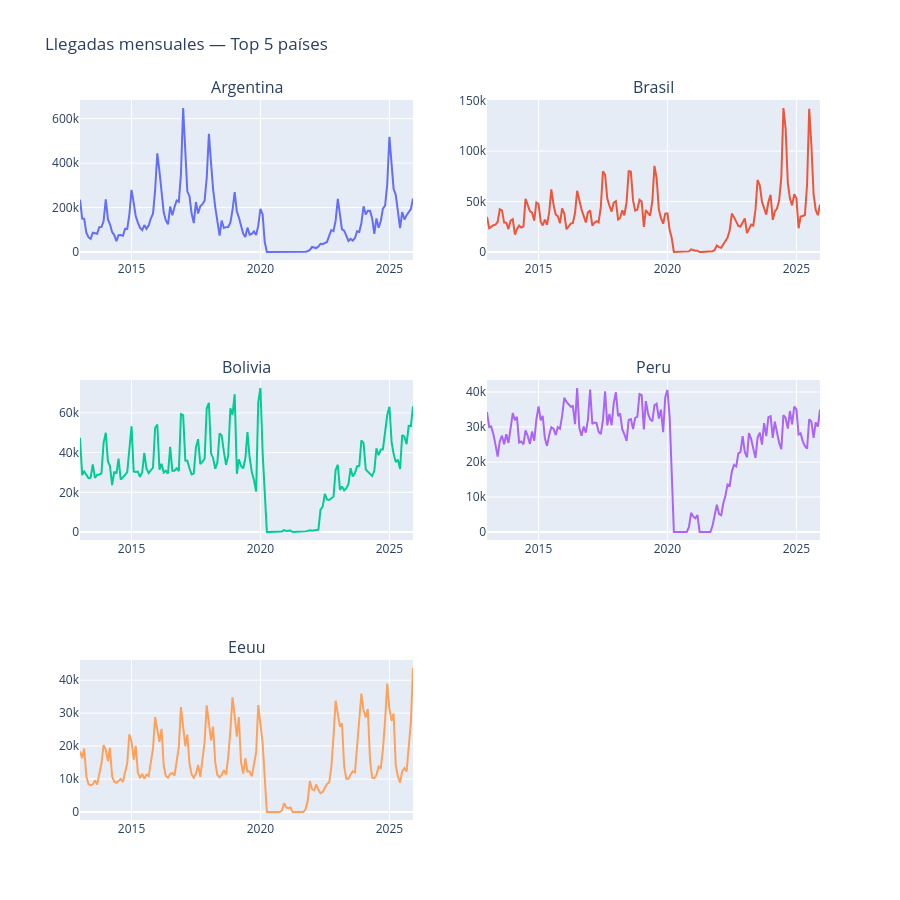

The cell this chart's notebook holds for it:
### Code cell
from plotly.subplots import make_subplots

fig = make_subplots(rows=3, cols=2, subplot_titles=list(top5_country.index))

for i, country in enumerate(top5_country.index):
    row = i // 2 + 1
    col = i % 2 + 1
    ts = build_series(df, country=country)
    fig.add_trace(go.Scatter(x=ts.index, y=ts.values, name=country, showlegend=False), row=row, col=col)

fig.update_layout(height=900, title="Llegadas mensuales — Top 5 países")
fig.show()

### Figure 1 — Plotly figure (JSON) as saved in the notebook; plotly's stock layout.template omitted (floating-point values rounded to 4 significant figures; data arrays with more than 128 entries replaced by an {"elided": "..."} marker saying what was removed)
{"data": [{"name": "Argentina", "showlegend": false, "type": "scatter", "x": {"elided": "156 str values"}, "xaxis": "x", "y": {"elided": "156 float values"}, "yaxis": "y"}, {"name": "Brasil", "showlegend": false, "type": "scatter", "x": {"elided": "156 str values"}, "xaxis": "x2", "y": {"elided": "156 float values"}, "yaxis": "y2"}, {"name": "Bolivia", "showlegend": false, "type": "scatter", "x": {"elided": "156 str values"}, "xaxis": "x3", "y": {"elided": "156 float values"}, "yaxis": "y3"}, {"name": "Peru", "showlegend": false, "type": "scatter", "x": {"elided": "156 str values"}, "xaxis": "x4", "y": {"elided": "156 float values"}, "yaxis": "y4"}, {"name": "Eeuu", "showlegend": false, "type": "scatter", "x": {"elided": "156 str values"}, "xaxis": "x5", "y": {"elided": "156 float values"}, "yaxis": "y5"}], "layout": {"annotations": [{"font": {"size": 16}, "showarrow": false, "text": "Argentina", "x": 0.225, "xanchor": "center", "xref": "paper", "y": 1, "yanchor": "bottom", "yref": "paper"}, {"font": {"size": 16}, "showarrow": false, "text": "Brasil", "x": 0.775, "xanchor": "center", "xref": "paper", "y": 1, "yanchor": "bottom", "yref": "paper"}, {"font": {"size": 16}, "showarrow": false, "text": "Bolivia", "x": 0.225, "xanchor": "center", "xref": "paper", "y": 0.6111, "yanchor": "bottom", "yref": "paper"}, {"font": {"size": 16}, "showarrow": false, "text": "Peru", "x": 0.775, "xanchor": "center", "xref": "paper", "y": 0.6111, "yanchor": "bottom", "yref": "paper"}, {"font": {"size": 16}, "showarrow": false, "text": "Eeuu", "x": 0.225, "xanchor": "center", "xref": "paper", "y": 0.2222, "yanchor": "bottom", "yref": "paper"}], "height": 900, "title": {"text": "Llegadas mensuales — Top 5 países"}, "xaxis": {"anchor": "y", "domain": [0, 0.45]}, "xaxis2": {"anchor": "y2", "domain": [0.55, 1]}, "xaxis3": {"anchor": "y3", "domain": [0, 0.45]}, "xaxis4": {"anchor": "y4", "domain": [0.55, 1]}, "xaxis5": {"anchor": "y5", "domain": [0, 0.45]}, "xaxis6": {"anchor": "y6", "domain": [0.55, 1]}, "yaxis": {"anchor": "x", "domain": [0.7778, 1]}, "yaxis2": {"anchor": "x2", "domain": [0.7778, 1]}, "yaxis3": {"anchor": "x3", "domain": [0.3889, 0.6111]}, "yaxis4": {"anchor": "x4", "domain": [0.3889, 0.6111]}, "yaxis5": {"anchor": "x5", "domain": [0, 0.2222]}, "yaxis6": {"anchor": "x6", "domain": [0, 0.2222]}}}
